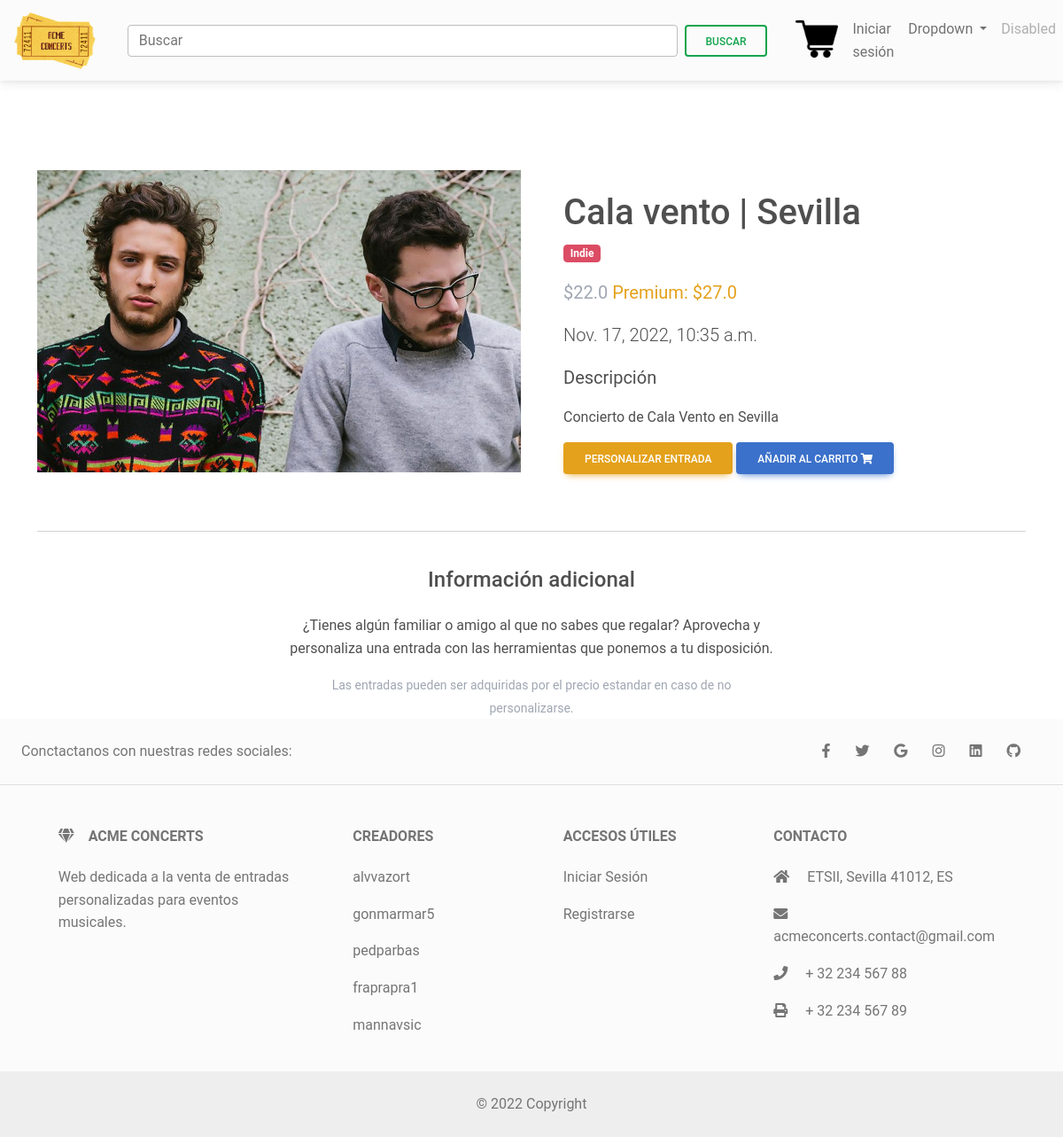
/customize/cala-vento-sevilla/, run on an earlier commit of the app's database.
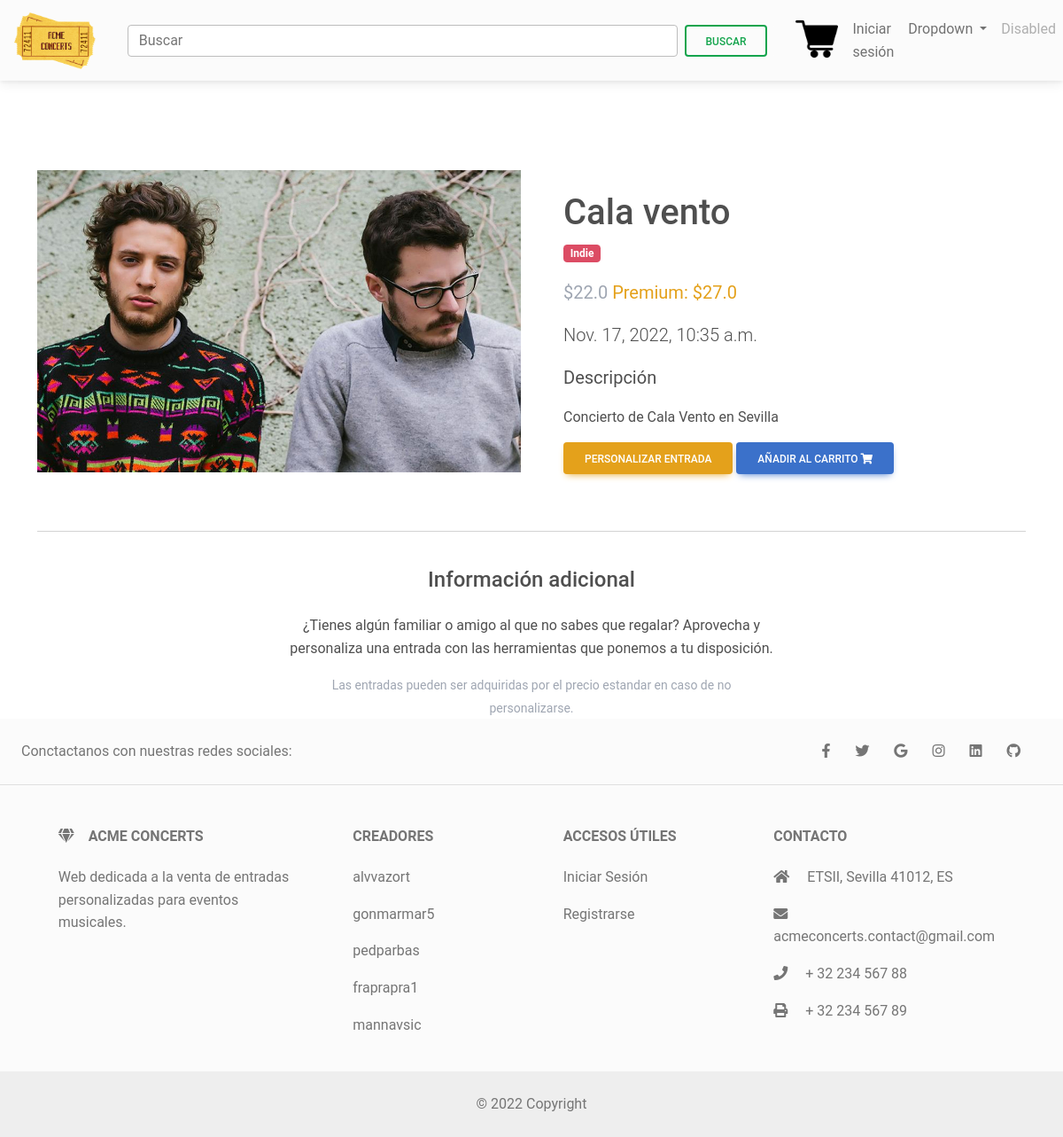
And on a later commit of the database.
### main/models.py (models this page shows, shortened)
class Ticket(models.Model):
    ordering = ['-slug']
    title = models.CharField(max_length=100)
    price = models.FloatField()
    price_customized = models.FloatField()
    location= models.CharField(max_length=100, default="No definido")
    category = models.CharField(choices=CATEGORY, max_length=2)
    slug = models.SlugField()
    description = models.TextField()
    image = models.ImageField(upload_to= 'images/tickets/')
    date = models.DateTimeField()
    stock = models.PositiveIntegerField(default=10)

### customize/views.py (the view)
# urls.py: path('<slug>/', views.TicketDetailView.as_view(), name='customize'),
class TicketDetailView(DetailView):
    model = Ticket
    template_name = "customize.html"
    def get_context_data(self, **kwargs):
        context = super().get_context_data(**kwargs)
        context["MEDIA_URL"] = settings.MEDIA_URL
        return context

### customize/templates/customize.html (shortened to what this page needs)
{% extends "base.html" %}
{% block content %}
<main class="mt-5 pt-4">
  <div class="container dark-grey-text mt-5">
    <div class="row wow fadeIn">
      <div class="col-md-6 mb-4">
        <img src="{{MEDIA_URL}}{{object.image}}" class="img-fluid" alt="">
      </div>
      <div class="col-md-6 mb-4">
        <div class="p-4">
          <h1 class="">{{object.title}}</h1>
          <div class="mb-3">
            <a href="/{{object.get_category_display.lower}}">
              <span class="badge bg-danger text-white mr-1">{{object.get_category_display}}</span>
            </a>
          </div>
          <p class="lead">
            {% if object.price_customized %}
            <span class="text-secondary mr-1">
              <b>${{ object.price }}</b>
            </span>
            <span><b class="text-warning">Premium: ${{ object.price_customized }}</b></span>
            {% else %}
            <span>${{ object.price }}</span>
            {% endif %}
          </p>
          <p class="lead font-weight-bold">{{object.date}}</p>
          <p class="lead font-weight-bold"><b>Descripción</b></p>
          <p>{{ object.description }}</p>
          <form class="d-flex justify-content-left">
            <a class="btn btn-warning btn-md my-0 p" href="/customize/{{object.price_customized}}">
              Personalizar entrada
            </a>
            <button class="btn btn-primary btn-md my-0 p" type="submit">
              Añadir al carrito
              <i class="fas fa-shopping-cart ml-1"></i>
            </button>
          </form>
        </div>
      </div>
    </div>
    <hr>
    <div class="row d-flex justify-content-center wow fadeIn">
      <div class="col-md-6 text-center">
        <h4 class="my-4 h4">Información adicional</h4>
        <p>
          ¿Tienes algún familiar o amigo al que no sabes que regalar? Aprovecha y personaliza una entrada con las herramientas
          que ponemos a tu disposición.</p>
        <small class="text-secondary">Las entradas pueden ser adquiridas por el precio estandar en caso de no personalizarse.</small>
      </div>
    </div>
  </div>
</main>
{% endblock content %}

What changed in the data, as far as the page shows it:
changed Ticket "Concierto de Cala Vento en Sevilla": title "Cala vento | Sevilla" → "Cala vento"
